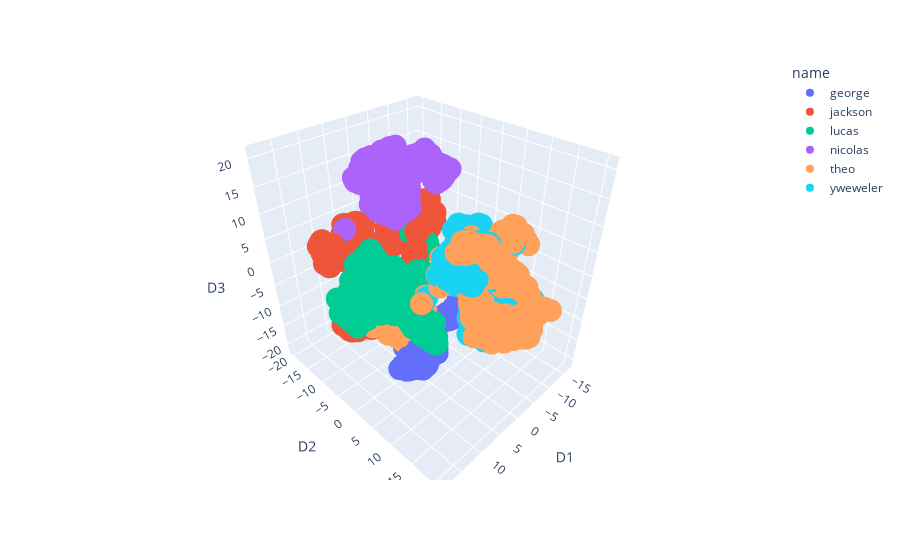

Notebook source saved alongside this figure:
### Code cell
#https://plotly.com/python/3d-scatter-plots/
fig = px.scatter_3d(X_red_df, x='D1', y='D2', z='D3', color='name')
fig.show()

### Figure 1 — Plotly figure (JSON) as saved in the notebook; plotly's stock layout.template omitted (floating-point values rounded to 4 significant figures; data arrays with more than 128 entries replaced by an {"elided": "..."} marker saying what was removed)
{"data": [{"hovertemplate": "name=george<br>D1=%{x}<br>D2=%{y}<br>D3=%{z}<extra></extra>", "legendgroup": "george", "marker": {"color": "#636efa", "symbol": "circle"}, "mode": "markers", "name": "george", "scene": "scene", "showlegend": true, "type": "scatter3d", "x": {"elided": "500 float values"}, "y": {"elided": "500 float values"}, "z": {"elided": "500 float values"}}, {"hovertemplate": "name=jackson<br>D1=%{x}<br>D2=%{y}<br>D3=%{z}<extra></extra>", "legendgroup": "jackson", "marker": {"color": "#EF553B", "symbol": "circle"}, "mode": "markers", "name": "jackson", "scene": "scene", "showlegend": true, "type": "scatter3d", "x": {"elided": "500 float values"}, "y": {"elided": "500 float values"}, "z": {"elided": "500 float values"}}, {"hovertemplate": "name=lucas<br>D1=%{x}<br>D2=%{y}<br>D3=%{z}<extra></extra>", "legendgroup": "lucas", "marker": {"color": "#00cc96", "symbol": "circle"}, "mode": "markers", "name": "lucas", "scene": "scene", "showlegend": true, "type": "scatter3d", "x": {"elided": "500 float values"}, "y": {"elided": "500 float values"}, "z": {"elided": "500 float values"}}, {"hovertemplate": "name=nicolas<br>D1=%{x}<br>D2=%{y}<br>D3=%{z}<extra></extra>", "legendgroup": "nicolas", "marker": {"color": "#ab63fa", "symbol": "circle"}, "mode": "markers", "name": "nicolas", "scene": "scene", "showlegend": true, "type": "scatter3d", "x": {"elided": "500 float values"}, "y": {"elided": "500 float values"}, "z": {"elided": "500 float values"}}, {"hovertemplate": "name=theo<br>D1=%{x}<br>D2=%{y}<br>D3=%{z}<extra></extra>", "legendgroup": "theo", "marker": {"color": "#FFA15A", "symbol": "circle"}, "mode": "markers", "name": "theo", "scene": "scene", "showlegend": true, "type": "scatter3d", "x": {"elided": "500 float values"}, "y": {"elided": "500 float values"}, "z": {"elided": "500 float values"}}, {"hovertemplate": "name=yweweler<br>D1=%{x}<br>D2=%{y}<br>D3=%{z}<extra></extra>", "legendgroup": "yweweler", "marker": {"color": "#19d3f3", "symbol": "circle"}, "mode": "markers", "name": "yweweler", "scene": "scene", "showlegend": true, "type": "scatter3d", "x": {"elided": "500 float values"}, "y": {"elided": "500 float values"}, "z": {"elided": "500 float values"}}], "layout": {"legend": {"title": {"text": "name"}, "tracegroupgap": 0}, "margin": {"t": 60}, "scene": {"domain": {"x": [0, 1], "y": [0, 1]}, "xaxis": {"title": {"text": "D1"}}, "yaxis": {"title": {"text": "D2"}}, "zaxis": {"title": {"text": "D3"}}}}}
